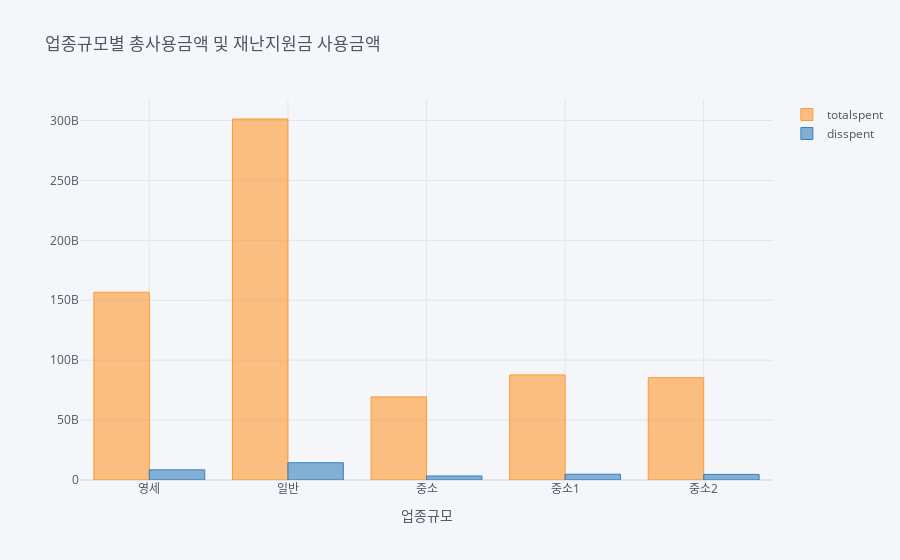

The notebook cell this image was saved under:
### Code cell
layout = {
    'font' : {
        'size' : 20
    }
}
jeju_all.groupby(['franclass'])[['totalspent', 'disspent']].sum().iplot(kind = 'bar',
                                                                        title = "업종규모별 총사용금액 및 재난지원금 사용금액",
                                                                        xTitle = '업종규모'
                                                                        )

### Figure 1 — Plotly figure (JSON) as saved in the notebook; plotly's stock layout.template omitted (floating-point values rounded to 4 significant figures)
{"data": [{"marker": {"color": "rgba(255, 153, 51, 0.6)", "line": {"color": "rgba(255, 153, 51, 1.0)", "width": 1}}, "name": "totalspent", "orientation": "v", "text": "", "type": "bar", "x": ["영세", "일반", "중소", "중소1", "중소2"], "y": [156714863738, 301279415845, 69361984579, 87683013869, 85386732430]}, {"marker": {"color": "rgba(55, 128, 191, 0.6)", "line": {"color": "rgba(55, 128, 191, 1.0)", "width": 1}}, "name": "disspent", "orientation": "v", "text": "", "type": "bar", "x": ["영세", "일반", "중소", "중소1", "중소2"], "y": [8481179470, 14423786893, 3361499475, 4803903973, 4663286836]}], "layout": {"legend": {"bgcolor": "#F5F6F9", "font": {"color": "#4D5663"}}, "paper_bgcolor": "#F5F6F9", "plot_bgcolor": "#F5F6F9", "title": {"font": {"color": "#4D5663"}, "text": "업종규모별 총사용금액 및 재난지원금 사용금액"}, "xaxis": {"gridcolor": "#E1E5ED", "showgrid": true, "tickfont": {"color": "#4D5663"}, "title": {"font": {"color": "#4D5663"}, "text": "업종규모"}, "zerolinecolor": "#E1E5ED"}, "yaxis": {"gridcolor": "#E1E5ED", "showgrid": true, "tickfont": {"color": "#4D5663"}, "title": {"font": {"color": "#4D5663"}, "text": ""}, "zerolinecolor": "#E1E5ED"}}}
